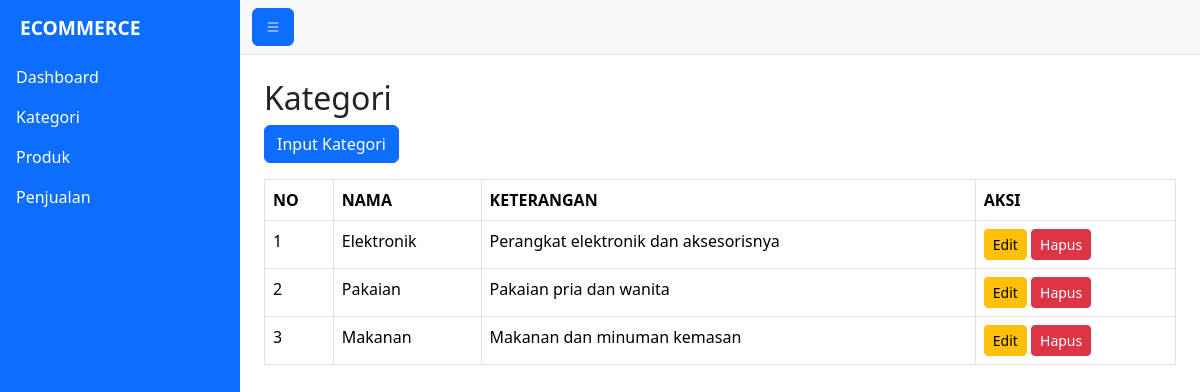
The app's page /kategori with its own data.
### tables this page shows
CREATE TABLE IF NOT EXISTS tb_kategori (
    kat_id         TINYINT(3)   NOT NULL AUTO_INCREMENT,
    kat_nama       VARCHAR(50)  NOT NULL,
    kat_keterangan TEXT         DEFAULT NULL,
    created_at     TIMESTAMP    NOT NULL DEFAULT CURRENT_TIMESTAMP,
    updated_at     DATETIME     DEFAULT NULL,
    PRIMARY KEY (kat_id),
    UNIQUE KEY uk_kat_nama (kat_nama)
);

### app/core/Controller.php (called while the page is built, shortened)
<?php
class Controller
{
	protected function dashboard($view, $data = [])
	{
		$data['flash'] = $_SESSION['flash'] ?? null;
		require ROOT . "layouts/dashboard.php";
	}
}

### app/controllers/Kategori.php (called while the page is built, shortened)
<?php
class Kategori extends Controller
{
    private KategoriModel $model;
    public function __construct()
    {
        $this->model = new KategoriModel();
    }
    public function index()
    {
        $data['rows'] = $this->model->tampil();
        $this->dashboard('kategori/index', $data);
    }
}

### app/core/Bootstrap.php (called while the page is built, shortened)
<?php
class Bootstrap
{
    public function __construct()
    {
        $url = $_GET['page'] ?? $this->getRequestUri();
        $url = trim((string) filter_var($url, FILTER_SANITIZE_URL), '/');
        $url = $url === '' ? [] : explode('/', $url);
        $page = $url ? ucfirst(strtolower(array_shift($url))) : 'Index';
        $controller = new $class;
        $action = $url ? array_shift($url) : 'index';
        $params = array_values($url);
        call_user_func_array([$controller, $action], $params);
    }
}

### index.php (called while the page is built, shortened)
<?php
new App\Core\Bootstrap();

### app/core/Model.php (called while the page is built, shortened)
<?php
class Model
{
	public function __construct()
	{
		try {
			$this->db = new PDO(
				"mysql:host=" . DB_HOST . ";dbname=" . DB_NAME . ";charset=utf8mb4",
				DB_USER,
				DB_PASS,
				[
					PDO::ATTR_ERRMODE            => PDO::ERRMODE_EXCEPTION,
					PDO::ATTR_DEFAULT_FETCH_MODE => PDO::FETCH_ASSOC,
					PDO::ATTR_EMULATE_PREPARES   => false,
				]
			);
		} catch (\PDOException $e) {
			die(DEBUG ? "error! " . $e->getMessage() : "Tidak dapat terhubung ke database.");
		}
	}
}

### app/models/Kategori.php (called while the page is built, shortened)
<?php
class Kategori extends Model
{
      public function tampil()
      {
            $sql = "SELECT * FROM tb_kategori ORDER BY kat_id ASC";
            $stmt = $this->db->prepare($sql);
            $stmt->execute();
            return $this->selects($stmt);
      }
}

### inc/helpers.php (called while the page is built, shortened)
<?php
function e($teks): string
{
    return htmlspecialchars((string) ($teks ?? ''), ENT_QUOTES, 'UTF-8');
}

### app/views/kategori/index.php (the view, shortened to what this page needs)
<h2>Kategori</h2>
<a href="<?php echo URL; ?>/kategori/input" class="btn btn-primary mb-3">Input Kategori</a>
<table class="table table-bordered table-hover">
    <tr>
        <th>NO</th>
        <th>NAMA</th>
        <th>KETERANGAN</th>
        <th>AKSI</th>
    </tr>
    <?php foreach ($data['rows'] as $no => $row) : ?>
        <tr>
            <td><?php echo $no + 1; ?></td>
            <td><?php echo e($row['kat_nama']); ?></td>
            <td><?php echo e($row['kat_keterangan']); ?></td>
            <td>
                <a href="<?php echo URL; ?>/kategori/edit/<?php echo (int) $row['kat_id']; ?>" class="btn btn-warning btn-sm">Edit</a>
                <form action="<?php echo URL; ?>/kategori/hapus" method="post" class="d-inline"
                    onsubmit="return confirm('Yakin hapus kategori ini?')">
                    <button type="submit" class="btn btn-danger btn-sm">Hapus</button>
                </form>
            </td>
        </tr>
    <?php endforeach; ?>
</table>

### layouts/assets/css/style.css (style rules this page uses)
body { overflow-x: hidden; }

### records on screen
tb_kategori: kat_nama "Elektronik", kat_keterangan "Perangkat elektronik dan aksesorisnya"
tb_kategori: kat_nama "Pakaian", kat_keterangan "Pakaian pria dan wanita"
tb_kategori: kat_nama "Makanan", kat_keterangan "Makanan dan minuman kemasan"
